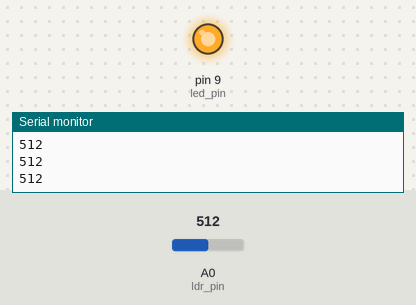
This sketch was run on a simulated Arduino Uno, built with avr-gcc and run on an emulated ATmega328P. On the bench: output pins drawn as LEDs (lit = HIGH), the last lines printed to the serial monitor. The test bench sets the inputs (shaded band); at power-on: A0 (ldr_pin) = 512.

Above: at 1.3 s.
1.4 s: A0 (ldr_pin) set to 122
At 2.7 s:
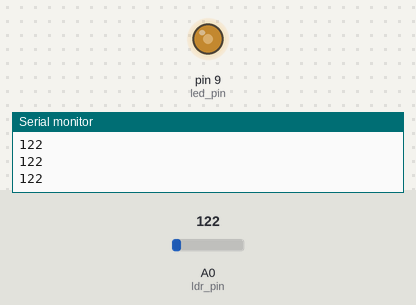
3.0 s: A0 (ldr_pin) set to 0
At 3.9 s:
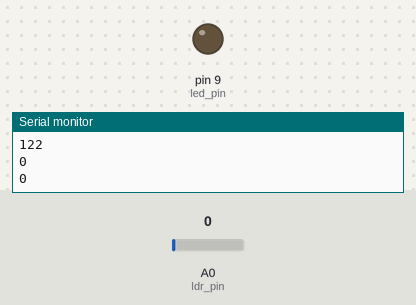
4.5 s: A0 (ldr_pin) set to 306
At 5.1 s:
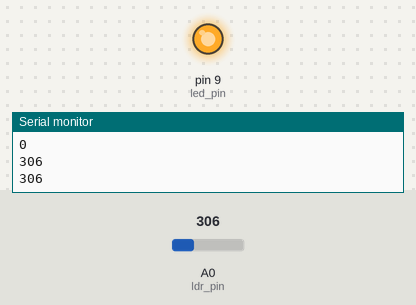
Timing chart, 0 to 7.5 s (numbered marks = the images above; inputs shaded):
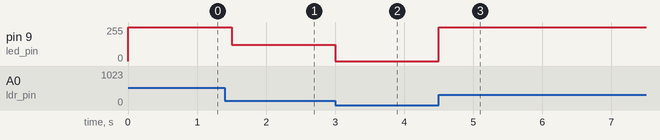

The sketch:

Exp7.ino
```cpp
const int ldr_pin = A0;
const int led_pin = 9;
int reading;
void setup() {
  pinMode(ldr_pin, INPUT);
  pinMode(led_pin, OUTPUT);
  Serial.begin(9600);
}
void loop() {
  reading = analogRead(ldr_pin);
  analogWrite(led_pin, reading);
  Serial.println(reading);
  delay(500);
}
```

Measured:
- after the input at 1.4 s, pin 9 (led_pin): 255/255 → 122/255 after 0.10 s
- after the input at 3.0 s, pin 9 (led_pin): 122/255 → 0/255 at once
- after the input at 4.5 s, pin 9 (led_pin): 0/255 → 255/255 at once
